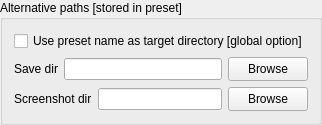
           <widget class="QGroupBox" name="altPathsGrpBox">
            <property name="title">
             <string>Alternative paths [stored in preset]</string>
            </property>
            <layout class="QVBoxLayout" name="verticalLayout_19">
             <item>
              <widget class="QCheckBox" name="usePresetNameChkBox">
               <property name="toolTip">
                <string>&lt;html&gt;&lt;head/&gt;&lt;body&gt;&lt;p&gt;Will automatically update the &lt;span style=&quot; color:#606060;&quot;&gt;Save dir&lt;/span&gt; and &lt;span style=&quot; color:#606060;&quot;&gt;Screenshot dir&lt;/span&gt; to point to a sub-directory of engine data directory named according to the currently selected preset.&lt;/p&gt;&lt;/body&gt;&lt;/html&gt;</string>
               </property>
               <property name="text">
                <string>Use preset name as target directory [global option]</string>
               </property>
              </widget>
             </item>
             <item>
              <layout class="QHBoxLayout" name="hLayout_saveDir">
               <item>
                <widget class="QLabel" name="saveDirLabel">
                 <property name="toolTip">
                  <string>&lt;html&gt;&lt;head/&gt;&lt;body&gt;&lt;p&gt;&lt;span style=&quot; font-weight:600;&quot;&gt;-savedir &lt;/span&gt;&lt;span style=&quot; font-weight:600; font-style:italic;&quot;&gt;path&lt;/span&gt;&lt;span style=&quot; font-style:italic;&quot;&gt;&lt;br/&gt;&lt;/span&gt;Specifies an alternate directory to use for saved files. If this is not specified, ZDoom stores them in the directory indicated by the save_dir CVAR.&lt;/p&gt;&lt;p&gt;&lt;span style=&quot; color:#ff0000;&quot;&gt;Red text&lt;/span&gt; means the directory doesn't exist and you should fix it.&lt;br/&gt;&lt;span style=&quot; color:#008000;&quot;&gt;Green text&lt;/span&gt; means the directory doesn't exist, but it will be created on launch.&lt;/p&gt;&lt;/body&gt;&lt;/html&gt;</string>
                 </property>
                 <property name="text">
                  <string>Save dir</string>
                 </property>
                </widget>
               </item>
               <item>
                <widget class="QLineEdit" name="saveDirLine"/>
               </item>
               <item>
                <widget class="QPushButton" name="saveDirBtn">
                 <property name="minimumSize">
                  <size>
                   <width>0</width>
                   <height>24</height>
                  </size>
                 </property>
                 <property name="text">
                  <string>Browse</string>
                 </property>
                 <property name="icon">
                  <iconset resource="../Resources/Resources.qrc">
                   <normaloff>:/BrowseDir.png</normaloff>:/BrowseDir.png</iconset>
                 </property>
                </widget>
               </item>
              </layout>
             </item>
             <item>
              <layout class="QHBoxLayout" name="hLayout_screenshotDir">
               <item>
                <widget class="QLabel" name="screenshotDirLabel">
                 <property name="toolTip">
                  <string>&lt;html&gt;&lt;head/&gt;&lt;body&gt;&lt;p&gt;&lt;span style=&quot; font-weight:600;&quot;&gt;+screenshot_dir &lt;/span&gt;&lt;span style=&quot; font-weight:600; font-style:italic;&quot;&gt;path&lt;/span&gt;&lt;span style=&quot; font-weight:600;&quot;&gt;&lt;br/&gt;&lt;/span&gt;This is the directory where screenshots will be saved if you do not provide a filename to the screenshot command. If this is unspecified (i.e. you leave it at its default), screenshots will be saved to the current working directory. Either an absolute path or a path relative to the current working directory can be used. The -shotdir parameter overrides it.&lt;/p&gt;&lt;p&gt;&lt;span style=&quot; color:#ff0000;&quot;&gt;Red text&lt;/span&gt; means the directory doesn't exist and you should fix it.&lt;br/&gt;&lt;span style=&quot; color:#008000;&quot;&gt;Green text&lt;/span&gt; means the directory doesn't exist, but it will be created on launch.&lt;/p&gt;&lt;/body&gt;&lt;/html&gt;</string>
                 </property>
                 <property name="text">
                  <string>Screenshot dir</string>
                 </property>
                </widget>
               </item>
               <item>
                <widget class="QLineEdit" name="screenshotDirLine"/>
               </item>
               <item>
                <widget class="QPushButton" name="screenshotDirBtn">
                 <property name="minimumSize">
                  <size>
                   <width>0</width>
                   <height>24</height>
                  </size>
                 </property>
                 <property name="text">
                  <string>Browse</string>
                 </property>
                 <property name="icon">
                  <iconset resource="../Resources/Resources.qrc">
                   <normaloff>:/BrowseDir.png</normaloff>:/BrowseDir.png</iconset>
                 </property>
                </widget>
               </item>
              </layout>
             </item>
            </layout>
           </widget>
